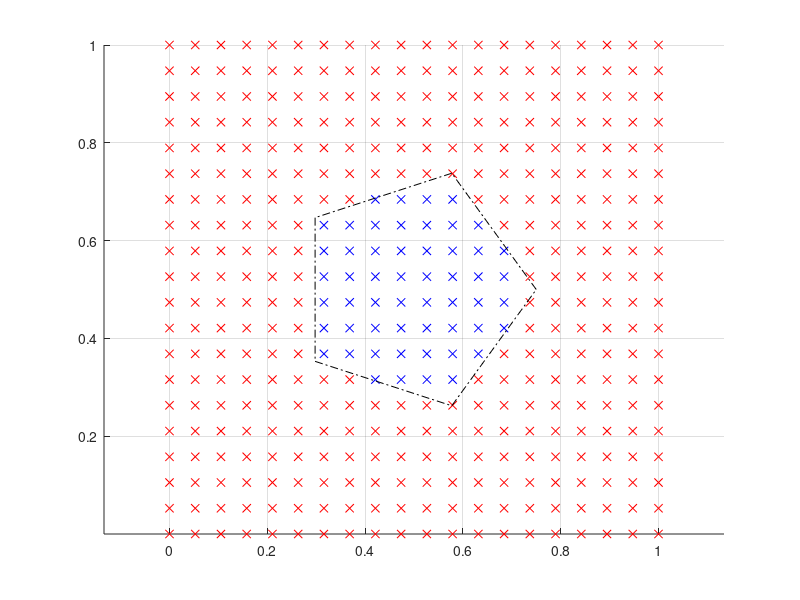

Write the MATLAB code that produced this figure. (Note: this script raises an error after producing the figure.)
clear; clc; close all;

xmax = 1;
ymax = 1;
ar = xmax/ymax;

nx = 20;
ny = nx/ar;

% Create grid points
X = linspace(0,xmax,nx);
Y = linspace(0,ymax,ny);
[x,y] = ndgrid(X,Y);

% Generate a parametric closed curve
np = 6;
t = linspace(0,2*pi,np);
cx = xmax/2; cy = ymax/2;
radius = 0.2;

a = 0.25;
b = 0.25;
xp = a* cos(t) + cx;
yp = b*sin(t) + cy;
                 
[in, on] = inpolygon(x,y,xp,yp);

% Define flags
solid = logical(in + on);
liquid = ~solid;

hold on
plot(x(liquid),y(liquid),'rx')
plot(x(solid),y(solid),'bx')
plot(xp,yp,'k-.')
axis equal
grid on

% Loop over non-boundary nodes
for i = 2:nx-1
    for j = 2:ny-1
        % Loop over only liquid nodes
        if liquid(i,j)
%             plot(x(i,j),y(i,j),'ro')
            % Check for all the four neighbouring nodes
            if solid(i+1,j)
%                 plot(x(i+1,j),y(i+1,j),'ro')
                % Calculate the intersection point
                px = [x(i,j),x(i+1,j)];
                py = [y(i,j),y(i+1,j)];
                [xi, yi] = polyxpoly(xp,yp,px,py);     
                plot(xi,yi,'mo')
            end
                
            if solid(i-1,j)
%                 plot(x(i-1,j),y(i-1,j),'ro')
                px = [x(i-1,j),x(i,j)];
                py = [y(i-1,j),y(i,j)];
                [xi, yi] = polyxpoly(xp,yp,px,py);
                plot(xi,yi,'mo')
            end
                
            if solid(i,j+1)
%                 plot(x(i,j+1),y(i,j+1),'ro')
                px = [x(i,j),x(i,j+1)];
                py = [y(i,j),y(i,j+1)];
                [xi, yi] = polyxpoly(xp,yp,px,py);
                plot(xi,yi,'mo')
            end
                           
            if solid(i,j-1)
%                 plot(x(i,j-1),y(i,j-1),'ro')
                px = [x(i,j-1),x(i,j)];
                py = [y(i,j-1),y(i,j)];
                [xi, yi] = polyxpoly(xp,yp,px,py);
                plot(xi,yi,'mo')             
            end
        end
    end
end
